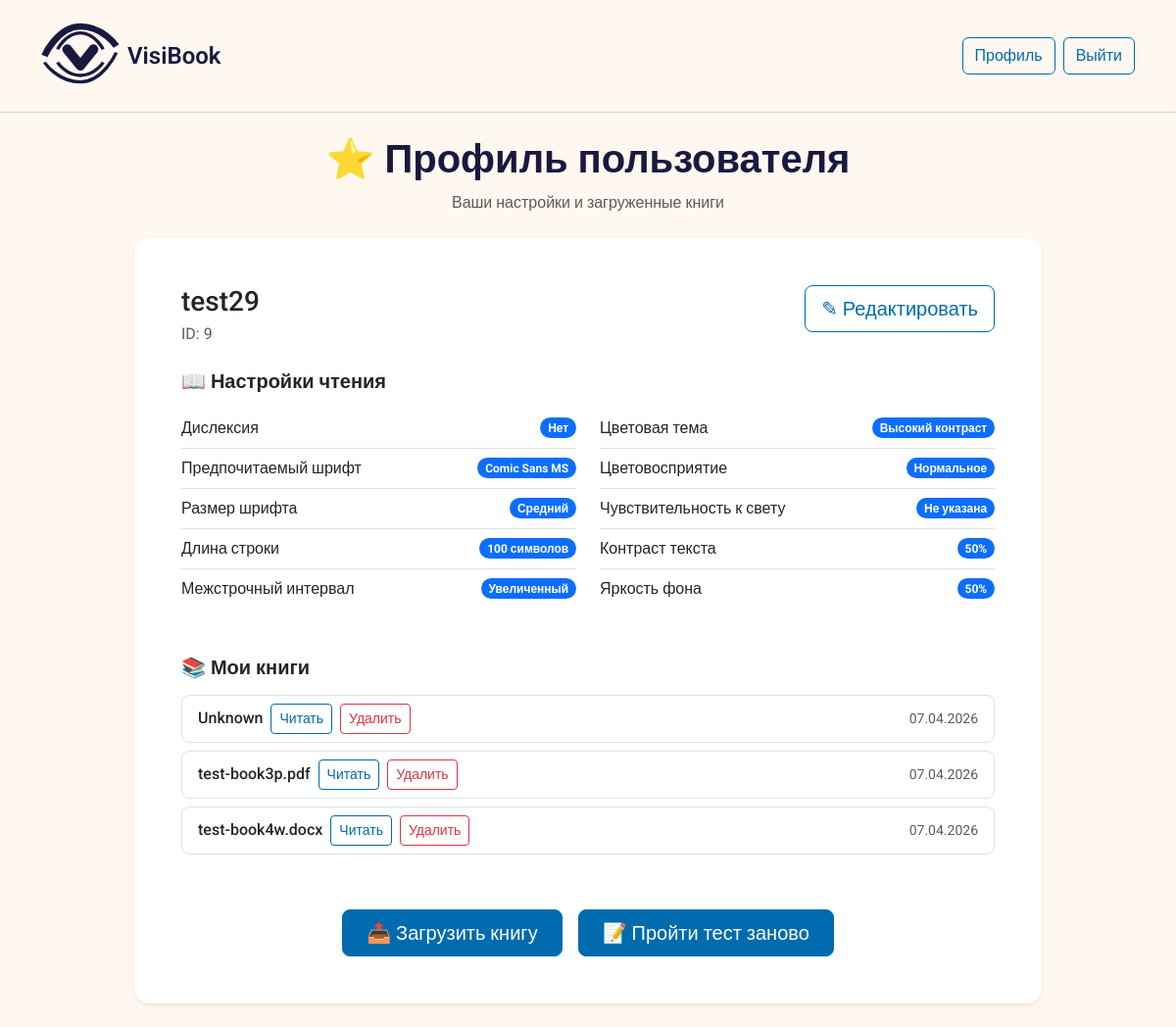
The page /profile/9 (signed in) on the database as committed earlier.
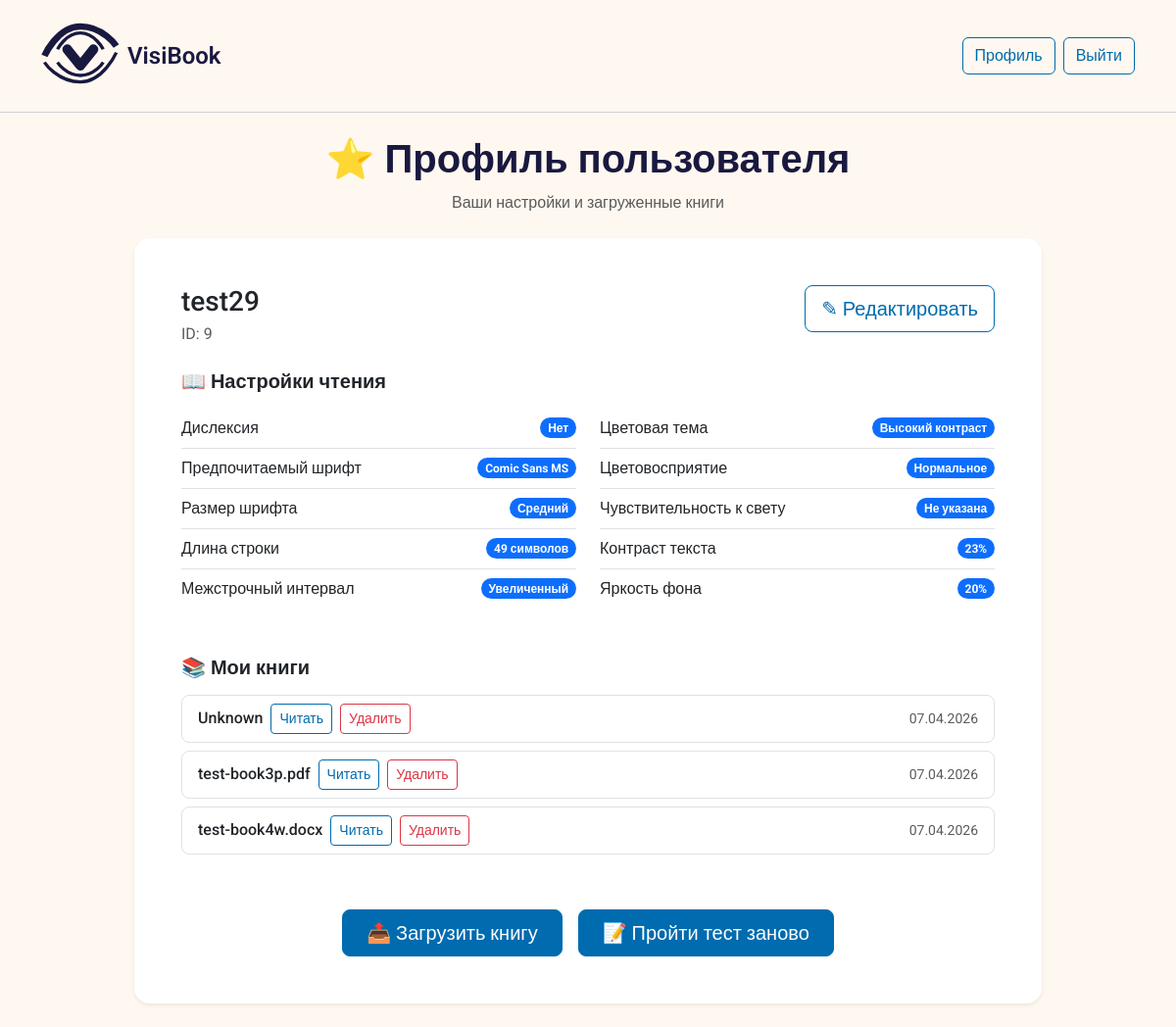
The same page on the database as committed later.
### app.py (models this page shows, shortened)
class User(db.Model):
    id = db.Column(db.Integer, primary_key=True)
    username = db.Column(db.String(80), unique=True, nullable=False, default='user1')
    password_hash = db.Column(db.String(200))
    contrast = db.Column(db.String(20))       # 'high', 'medium', 'low'
    color_vision = db.Column(db.String(20))   # 'normal', 'deutan', 'protan', 'tritan'
    font_pref = db.Column(db.String(20))      # 'small', 'medium', 'large'
    theme_pref = db.Column(db.String(20))     # 'light', 'dark', 'sepia', 'high_contrast'
    line_height = db.Column(db.String(20), default='normal')      # 'normal' или 'large'
    color_blindness_type = db.Column(db.String(20), default='none')   # 'none', 'protanopia', 'deuteranopia', 'tritanopia'
    has_dyslexia = db.Column(db.Boolean, default=False)
    light_sensitivity_level = db.Column(db.String(20), default='low')   # 'low', 'medium', 'high'
    preferred_font = db.Column(db.String(50), default='Roboto')
    contrast_sensitivity = db.Column(db.Integer, default=50)
    brightness_preference = db.Column(db.Integer, default=50)
    preferred_line_width_ch = db.Column(db.Integer, default=66)
    created_at = db.Column(db.DateTime, default=datetime.utcnow)

class Book(db.Model):
    id = db.Column(db.Integer, primary_key=True)
    user_id = db.Column(db.Integer, db.ForeignKey('user.id'), nullable=False)
    filename = db.Column(db.String(200), nullable=False)
    file_path = db.Column(db.String(300), nullable=False)
    extracted_html_path = db.Column(db.String(300))  # путь к сгенерированному HTML
    title = db.Column(db.String(200))  # будет извлечено из метаданных
    uploaded_at = db.Column(db.DateTime, default=datetime.utcnow)
    user = db.relationship('User', backref=db.backref('books', lazy=True))

### app.py (the view)
@app.route('/profile/<int:user_id>')
def profile(user_id):
    if 'user_id' not in session:
        return redirect(url_for('login'))
    if session['user_id'] != user_id:
        return "Доступ запрещён", 403
    user = User.query.get_or_404(user_id)
    return render_template('profile.html', user=user)

### app.py (called while the page is built)
@app.context_processor
def inject_user():
    return dict(session=session)

### templates/profile.html
{% extends "base.html" %}
{% block content %}
<div class="row justify-content-center">
    <div class="col-lg-10">
        <div class="text-center mb-4">
            <h1 class="fw-semibold">⭐ Профиль пользователя</h1>
            <p class="text-muted">Ваши настройки и загруженные книги</p>
        </div>
        <div class="card border-0 shadow-sm rounded-4 mb-4">
            <div class="card-body p-4 p-md-5">
                <div class="d-flex flex-wrap justify-content-between align-items-start mb-3">
                    <div>
                        <h5 class="card-title mb-1 fs-3">{{ user.username }}</h5>
                        <p class="text-muted mb-0">ID: {{ user.id }}</p>
                    </div>
                    <div class="mt-2 mt-sm-0">
                        <a href="{{ url_for('edit_profile') }}" class="btn btn-outline-primary btn-lg">✎ Редактировать</a>
                    </div>
                </div>
                <h6 class="mt-4 mb-3 fs-5 fw-semibold">📖 Настройки чтения</h6>
                <div class="row g-4">
                    <div class="col-md-6">
                        <ul class="list-group list-group-flush bg-transparent">
                            <li class="list-group-item d-flex justify-content-between align-items-center px-0">
                                Дислексия
                                <span class="badge bg-primary rounded-pill">{{ 'Да' if user.has_dyslexia else 'Нет' }}</span>
                            </li>
                            <li class="list-group-item d-flex justify-content-between align-items-center px-0">
                                Предпочитаемый шрифт
                                <span class="badge bg-primary rounded-pill">{{ user.preferred_font or 'Roboto' }}</span>
                            </li>
                            <li class="list-group-item d-flex justify-content-between align-items-center px-0">
                                Размер шрифта
                                <span class="badge bg-primary rounded-pill">
                                    {% if user.font_pref == 'small' %}Мелкий
                                    {% elif user.font_pref == 'medium' %}Средний
                                    {% elif user.font_pref == 'large' %}Крупный
                                    {% else %}Не указан{% endif %}
                                </span>
                            </li>
                            <li class="list-group-item d-flex justify-content-between align-items-center px-0">
                                Длина строки
                                <span class="badge bg-primary rounded-pill">{{ user.preferred_line_width_ch or 66 }} символов</span>
                            </li>
                            <li class="list-group-item d-flex justify-content-between align-items-center px-0">
                                Межстрочный интервал
                                <span class="badge bg-primary rounded-pill">
                                    {% if user.line_height == 'large' %}Увеличенный
                                    {% else %}Обычный{% endif %}
                                </span>
                            </li>
                        </ul>
                    </div>
                    <div class="col-md-6">
                        <ul class="list-group list-group-flush bg-transparent">
                            <li class="list-group-item d-flex justify-content-between align-items-center px-0">
                                Цветовая тема
                                <span class="badge bg-primary rounded-pill">
                                    {% if user.theme_pref == 'normal' %}Обычная
                                    {% elif user.theme_pref == 'high' %}Высокий контраст
                                    {% elif user.theme_pref == 'dark' %}Тёмная
                                    {% elif user.theme_pref == 'sepia' %}Сепия
                                    {% else %}Не указана{% endif %}
                                </span>
                            </li>
                            <li class="list-group-item d-flex justify-content-between align-items-center px-0">
                                Цветовосприятие
                                <span class="badge bg-primary rounded-pill">
                                    {% if user.color_vision == 'normal' %}Нормальное
                                    {% elif user.color_vision == 'deutan' %}Дейтеранопия
                                    {% elif user.color_vision == 'protan' %}Протанопия
                                    {% elif user.color_vision == 'tritan' %}Тританопия
                                    {% else %}Не указано{% endif %}
                                </span>
                            </li>
                            <li class="list-group-item d-flex justify-content-between align-items-center px-0">
                                Чувствительность к свету
                                <span class="badge bg-primary rounded-pill">
                                    {% if user.light_sensitivity_level == 'low' %}Низкая
                                    {% elif user.light_sensitivity_level == 'medium' %}Средняя
                                    {% elif user.light_sensitivity_level == 'high' %}Высокая
                                    {% else %}Не указана{% endif %}
                                </span>
                            </li>
                            <li class="list-group-item d-flex justify-content-between align-items-center px-0">
                                Контраст текста
                                <span class="badge bg-primary rounded-pill">{{ user.contrast_sensitivity or 50 }}%</span>
                            </li>
                            <li class="list-group-item d-flex justify-content-between align-items-center px-0">
                                Яркость фона
                                <span class="badge bg-primary rounded-pill">{{ user.brightness_preference or 50 }}%</span>
                            </li>
                        </ul>
                    </div>
                </div>
                <h6 class="mt-5 mb-3 fs-5 fw-semibold">📚 Мои книги</h6>
                {% if user.books %}
                <div class="list-group">
                    {% for book in user.books %}
                    <div class="list-group-item d-flex flex-wrap justify-content-between align-items-center rounded-3 mb-2 border">
                        <div class="d-flex flex-wrap align-items-center gap-2">
                            <span class="fw-medium">{{ book.title }}</span>
                            {% if book.extracted_html_path %}
                                <a href="/read/{{ book.id }}" class="btn btn-sm btn-outline-primary">Читать</a>
                            {% else %}
                                <span class="badge bg-warning text-dark">HTML не готов</span>
                            {% endif %}
                            <form action="{{ url_for('delete_book', book_id=book.id) }}" method="POST" class="d-inline" onsubmit="return confirm('Удалить книгу? Это действие нельзя отменить.');">
                                <button type="submit" class="btn btn-sm btn-outline-danger">Удалить</button>
                            </form>
                        </div>
                        <span class="text-muted small">{{ book.uploaded_at.strftime('%d.%m.%Y') }}</span>
                    </div>
                    {% endfor %}
                </div>
                {% else %}
                <div class="alert alert-light text-center py-3 rounded-3">
                    <p class="mb-0">У вас пока нет загруженных книг.</p>
                </div>
                {% endif %}
                <div class="d-flex flex-wrap justify-content-center gap-3 mt-5">
                    <a href="/upload/{{ user.id }}" class="btn btn-primary btn-lg px-4">📤 Загрузить книгу</a>
                    <a href="/test" class="btn btn-primary btn-lg px-4">📝 Пройти тест заново</a>
                </div>
            </div>
        </div>
    </div>
</div>
{% endblock %}

### templates/base.html (shortened to what this page needs)
<!doctype html>
<html lang="ru">
<head>
    <link href="https://cdn.jsdelivr.net/npm/bootstrap@5.3.0/dist/css/bootstrap.min.css" rel="stylesheet">
</head>
<body {% block body_attributes %}{% endblock %}>
    <nav class="navbar navbar-expand-lg mb-4">
        <div class="container">
            <a class="navbar-brand" href="/">
                <img src="{{ url_for('static', filename='logo/Logo_VisiBook.svg') }}" alt="VisiBook logo">
                VisiBook
            </a>
            <div class="collapse navbar-collapse" id="navbarNav">
                <ul class="navbar-nav ms-auto">
                    {% if session.user_id %}
                        <li class="nav-item">
                            <a class="btn btn-outline-primary ms-2"  href="/profile/{{ session.user_id }}">Профиль</a>
                        </li>
                        <li class="nav-item">
                            <a class="btn btn-outline-primary ms-2"  href="/logout">Выйти</a>
                        </li>
                    {% endif %}
                </ul>
            </div>
        </div>
    </nav>
    <div class="container mt-4">
        {% block content %}{% endblock %}
    </div>
</body>
</html>

### templates/base.html (style rules this page uses)
:root { --bg-light: #FFF8F0; --text-dark: #191940; --text-secondary: #4A4A6A; --accent: #006BAE; --accent-hover: #005A94; --border-light: #D0D0D8; --warning-bg: #681159; --warning-text: #FFFFFF; --btn-text: #FFFFFF; --btn-secondary-bg: #61BEE7; --btn-secondary-text: #191940; }
body { background-color: var(--bg-light); color: var(--text-dark); font-family: 'Roboto', sans-serif; transition: background-color 0.2s, color 0.2s; }
.navbar { background-color: var(--bg-light) !important; border-bottom: 1px solid var(--border-light); padding: 0.75rem 1rem; }
.navbar-brand { display: flex; align-items: center; gap: 0.5rem; font-weight: 600; font-size: 1.5rem; color: var(--text-dark) !important; text-decoration: none; }
.navbar-brand img { height: 80px; width: auto; }
.btn-primary { background-color: var(--accent); border-color: var(--accent); color: var(--btn-text); transition: background-color 0.2s, border-color 0.2s; }
.btn-outline-primary { border-color: var(--accent); color: var(--accent); }
.btn-outline-danger { border-color: #dc3545; color: #dc3545; }
.card { background-color: var(--bg-light); border: 1px solid var(--border-light); border-radius: 12px; box-shadow: 0 2px 8px rgba(0,0,0,0.03); }
a:not(.btn) { color: var(--accent); text-decoration: none; }
.card { background-color: #ffffff; border: none; box-shadow: 0 4px 12px rgba(0,0,0,0.05); }
* { scrollbar-width: auto; scrollbar-color: var(--accent, #006BAE) #f1f1f1; }

Rows that differ between the two databases and show on the page:
changed User "test29": preferred_line_width_ch "100" → "49"; contrast_sensitivity "50" → "23"; brightness_preference "50" → "20"
